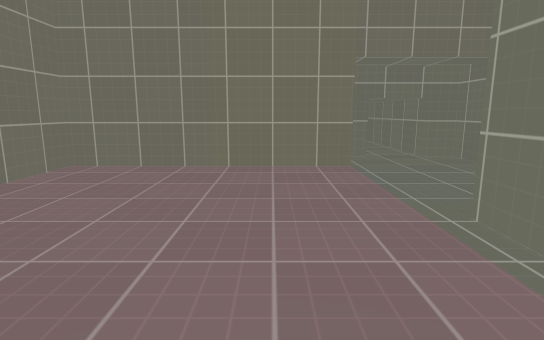
view 1 (above)

14 first-person views from a walk through a level from a Godot 3-D game. The camera is 1.2 m above the floor, tilts 10° down and sees 80° across. The floor is counted in squares, 1 m on a side. Each view is taken from the middle of a square. On the plan, view 1 faces up. The plan holds only what a view shows up to about 14 squares ahead; the rest is blank. The place goes on beyond the plan. Surface patterns are stand-ins for the level's own textures.

view 2
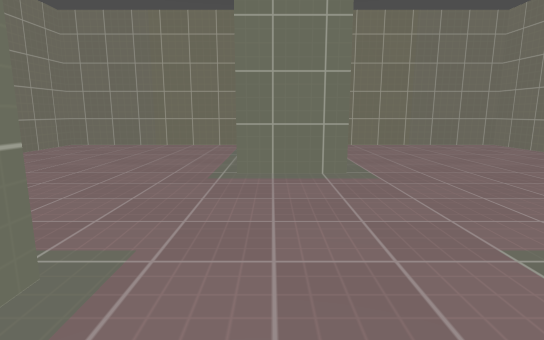

view 3
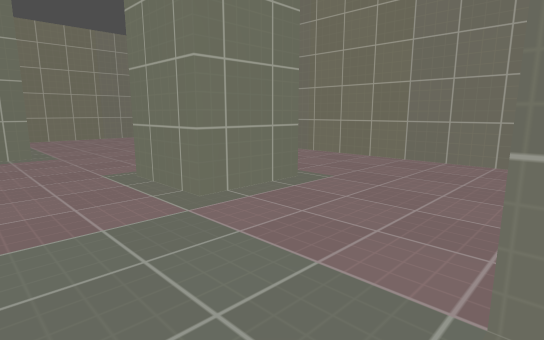

view 4
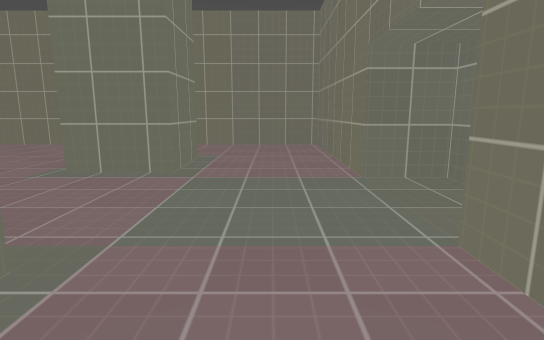

view 5
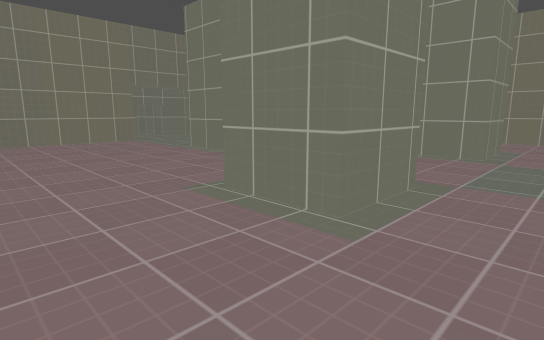

view 6
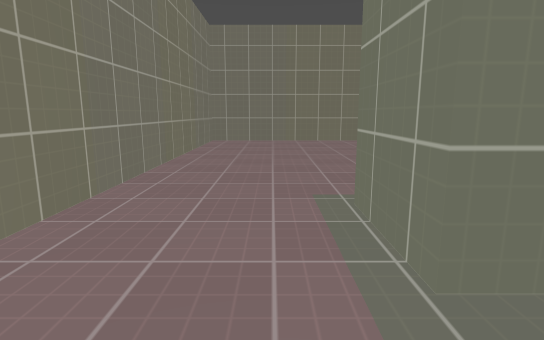

view 7
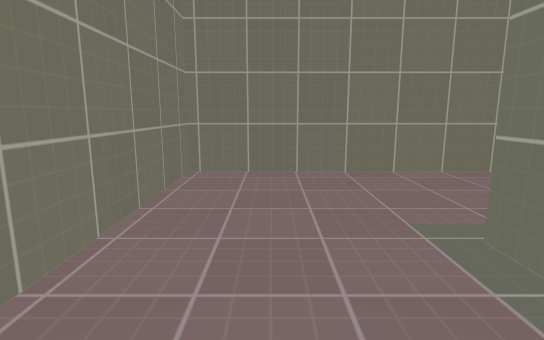

view 8
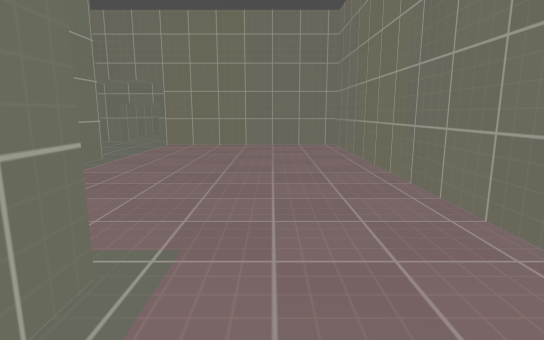

view 9
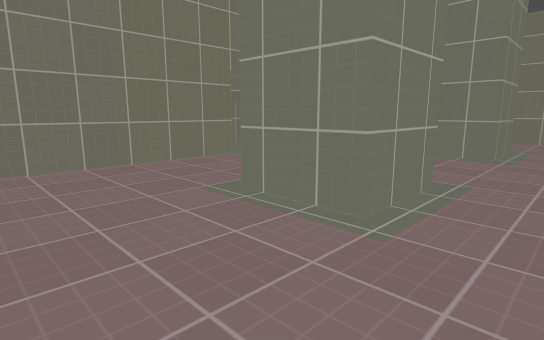

view 10
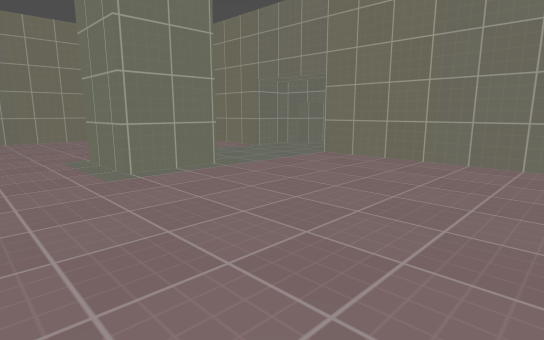

view 11
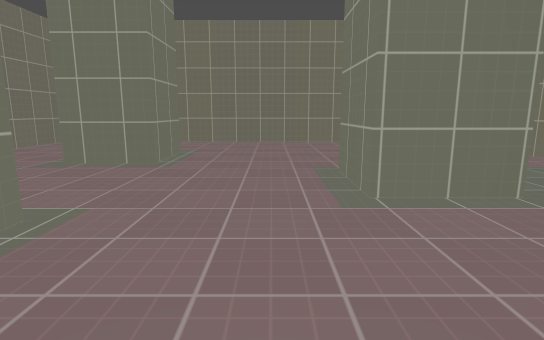

view 12
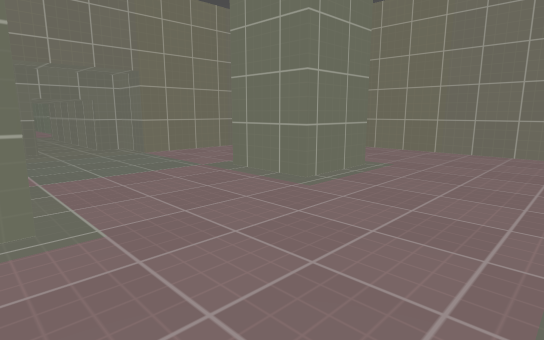

view 13
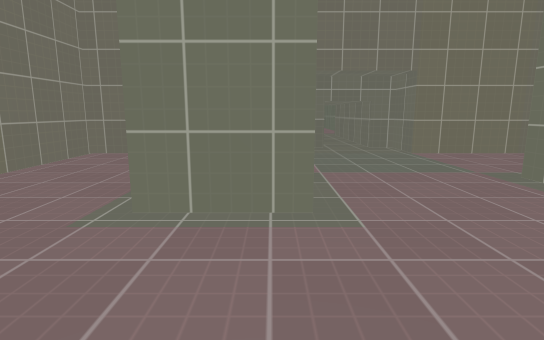

view 14
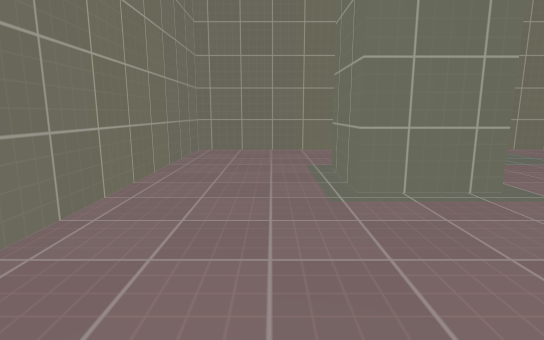

### Floor plan
Points are (right, up) in squares from view 1. A wall is a line through its corners. A room is listed if a view was taken in it or the views show most of it. See-through windows are left out.
Room 1 (views 1, 2, 3, 4, 5, 6, 7, 8, 9, 10, 11, 12, 13, 14)
walls: (5.5, -2.8) (7.7, -2.8) (7.7, -5) (5.5, -5) (5.5, -2.8); (4.5, 3.6) (4.5, 1.4) (2.3, 1.4) (2.3, 3.6); (1.3, -2.8) (1.3, -5) (-0.9, -5) (-0.9, -2.8) (1.3, -2.8); (5, 7.8) (5, 8.9) (1.8, 8.9) (1.8, 7.3) (-4.6, 7.3) (-4.6, -8.7) (1.8, -8.7) (1.8, -10.3) (5, -10.3) (5, -8.7) (11.4, -8.7) (11.4, 7.3) (5, 7.3); (2.6, -10.2) (2.6, -11.5)

Where each view was taken, in squares from view 1:
view 1: 0 up, 0 right, facing up
view 2: 5 down, 3 right, facing up
view 3: 9 down, 3 right, facing up-right
view 4: 7 down, 1 left, facing right
view 5: 7 down, 4 left, facing up-right
view 6: 7 down, 2 left, facing up
view 7: 7 down, 2 right, facing left
view 8: 5 down, 9 right, facing up
view 9: 1 down, 11 right, facing down-left
view 10: 1 down, 11 right, facing up-left
view 11: 0 up, 9 right, facing left
view 12: 1 up, 6 right, facing down-left
view 13: 1 up, 6 right, facing down
view 14: 2 up, 9 right, facing down
